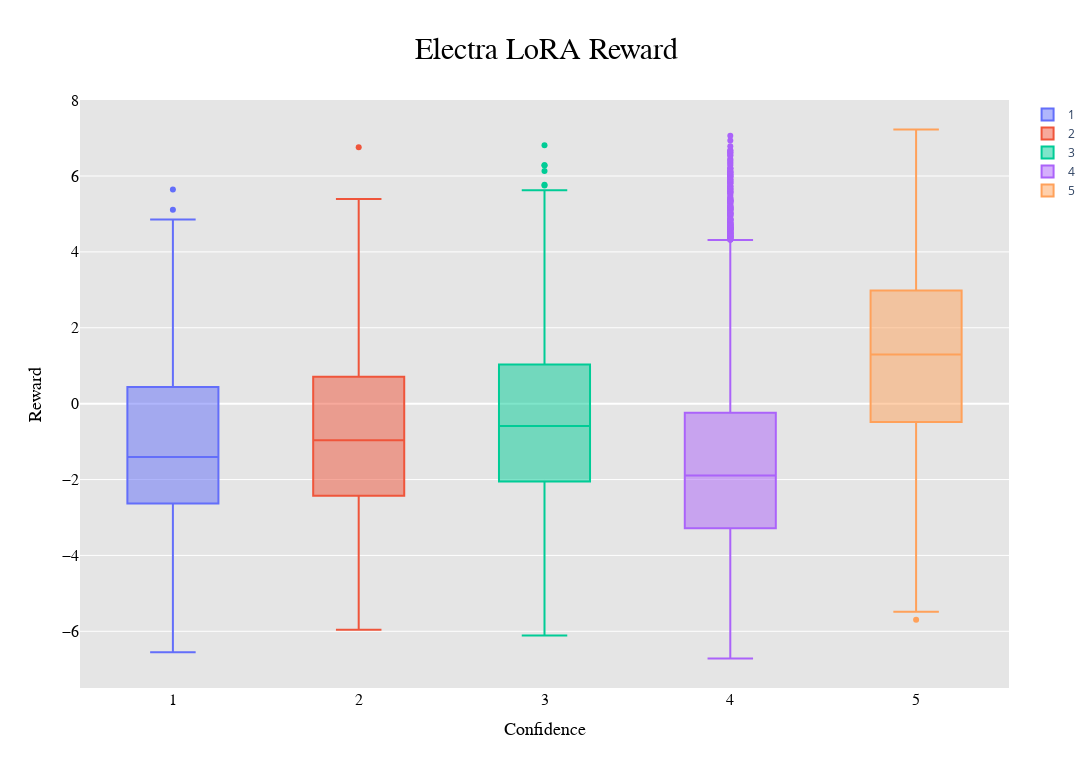

Notebook cell for this chart:
### Code cell
# Create the box plots for each confidence level
box_1 = go.Box(y=rewards_1_electra_lora, name="1")
box_2 = go.Box(y=rewards_2_electra_lora, name="2")
box_3 = go.Box(y=rewards_3_electra_lora, name="3")
box_4 = go.Box(y=rewards_4_electra_lora, name="4")
box_5 = go.Box(y=rewards_5_electra_lora, name="5")

# Create the layout for the plot
layout = go.Layout(
    title={
        'text': "Electra LoRA Reward",
        'y':0.95,
        'x':0.5,
        'xanchor': 'center',
        'yanchor': 'top'},
    title_font=dict(size=30, color='rgb(0, 0, 0)', family="Courier New, monospace"),  # black color
    xaxis=dict(
        title='Confidence', 
        titlefont=dict(size=18, color='rgb(0, 0, 0)', family="Courier New, monospace"),  # black color
        tickfont=dict(size=16, color='rgb(0, 0, 0)', family="Courier New, monospace")),  # black color
    yaxis=dict(
        title='Reward',
        titlefont=dict(size=18, color='rgb(0, 0, 0)', family="Courier New, monospace"),  # black color
        tickfont=dict(size=16, color='rgb(0, 0, 0)', family="Courier New, monospace")),  # black color  
    paper_bgcolor='rgb(255,255,255)',
    plot_bgcolor='rgb(229,229,229)',
    width=12*96,  # Width of the figure in pixels (12 inches * 96 ppi)
    height=8*96,  # Height of the figure in pixels (12 inches * 96 ppi)

)

#refize the plot to 12,12

# Create the figure and add the box plots to it
fig = go.Figure(data=[box_1, box_2, box_3, box_4, box_5], layout=layout)

# Show the figure
fig.show()

#save the figure
fig.write_image("./plots/electra_lora_rewards_by_confidence.png")

### Figure 1 — Plotly figure (JSON) as saved in the notebook; plotly's stock layout.template omitted (floating-point values rounded to 4 significant figures; data arrays with more than 128 entries replaced by an {"elided": "..."} marker saying what was removed)
{"data": [{"name": "1", "type": "box", "y": {"elided": "312 float values"}}, {"name": "2", "type": "box", "y": {"elided": "404 float values"}}, {"name": "3", "type": "box", "y": {"elided": "958 float values"}}, {"name": "4", "type": "box", "y": {"elided": "8620 float values"}}, {"name": "5", "type": "box", "y": {"elided": "3266 float values"}}], "layout": {"height": 768, "paper_bgcolor": "rgb(255,255,255)", "plot_bgcolor": "rgb(229,229,229)", "title": {"font": {"color": "rgb(0, 0, 0)", "family": "Courier New, monospace", "size": 30}, "text": "Electra LoRA Reward", "x": 0.5, "xanchor": "center", "y": 0.95, "yanchor": "top"}, "width": 1152, "xaxis": {"tickfont": {"color": "rgb(0, 0, 0)", "family": "Courier New, monospace", "size": 16}, "title": {"font": {"color": "rgb(0, 0, 0)", "family": "Courier New, monospace", "size": 18}, "text": "Confidence"}}, "yaxis": {"tickfont": {"color": "rgb(0, 0, 0)", "family": "Courier New, monospace", "size": 16}, "title": {"font": {"color": "rgb(0, 0, 0)", "family": "Courier New, monospace", "size": 18}, "text": "Reward"}}}}
